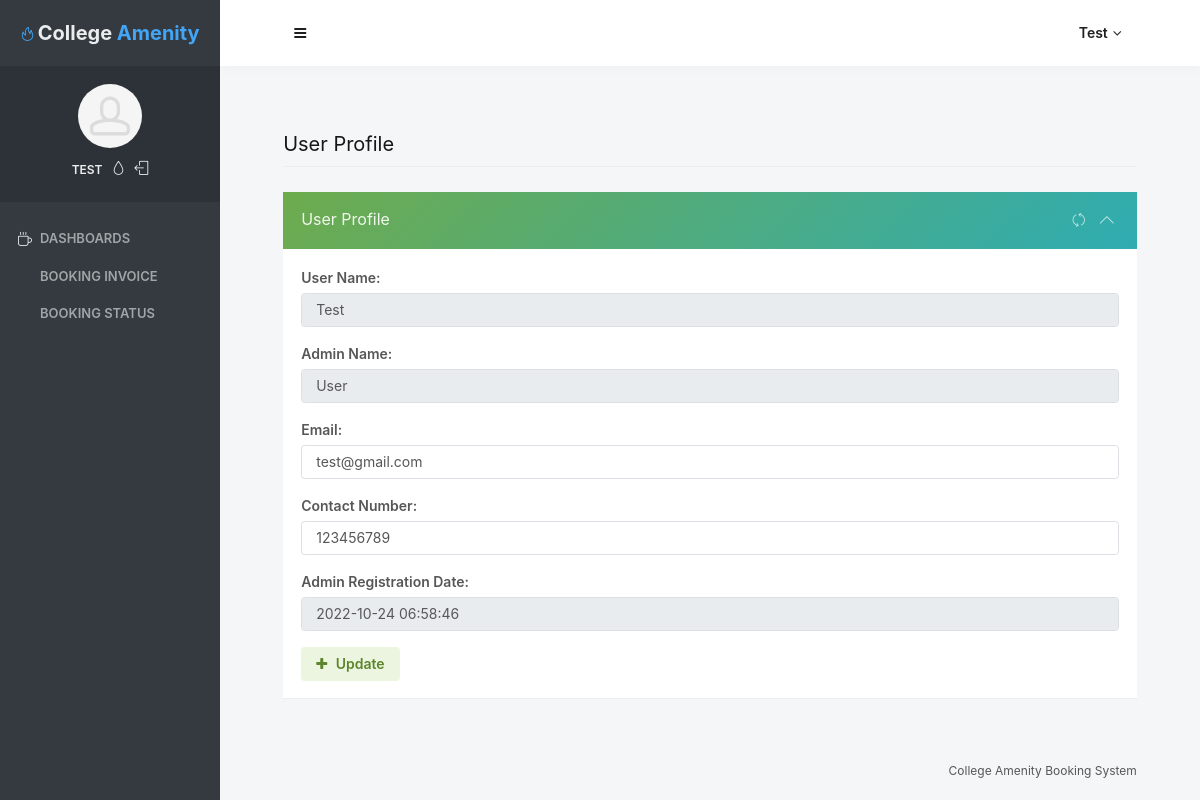
The app's page /user/admin-profile.php (signed in) with its own data.
### tables this page shows
CREATE TABLE IF NOT EXISTS `user` (
  `ID` int(100) NOT NULL AUTO_INCREMENT,
  `AdminName` varchar(120) DEFAULT NULL,
  `UserName` varchar(120) DEFAULT NULL,
  `MobileNumber` bigint(10) DEFAULT NULL,
  `Email` varchar(200) DEFAULT NULL,
  `Password` varchar(120) DEFAULT NULL,
  `UserRegdate` timestamp NULL DEFAULT CURRENT_TIMESTAMP,
  PRIMARY KEY (`ID`)
);

### user/admin-profile.php (the view, shortened to what this page needs)
<?php
include('includes/dbconnection.php');
if (strlen($_SESSION['odmsaid']==0))
{
  header('location:logout.php');
  }
  else
  {
  ?>
<!doctype html>
 <html lang="en" class="no-focus">
    <head>
<link rel="stylesheet" id="css-main" href="assets/css/codebase.min.css">
</head>
    <body>
        <div id="page-container" class="sidebar-o sidebar-inverse side-scroll page-header-fixed main-content-narrow">
             <?php include_once('includes/sidebar.php');?>
          <?php include_once('includes/header.php');?>
            <main id="main-container">
                <div class="content">
                    <h2 class="content-heading">User Profile</h2>
                    <div class="row">
                        <div class="col-md-12">
                            <div class="block block-themed">
                                <div class="block-header bg-gd-emerald">
                                    <h3 class="block-title">User Profile</h3>
                                    <div class="block-options">
                                        <button type="button" class="btn-block-option" data-toggle="block-option" data-action="state_toggle" data-action-mode="demo">
                                            <i class="si si-refresh"></i>
                                        </button>
                                        <button type="button" class="btn-block-option" data-toggle="block-option" data-action="content_toggle"></button>
                                    </div>
                                </div>
                                <div class="block-content">
                                    <?php
$sql="SELECT UserName,AdminName,Email,MobileNumber,UserRegdate from  user where ID=:aid";
$query = $dbh -> prepare($sql);
$query->bindParam(':aid',$aid,PDO::PARAM_STR);
$query->execute();
$results=$query->fetchAll(PDO::FETCH_OBJ);
$cnt=1;
if($query->rowCount() > 0)
{
foreach($results as $row)
{               ?>
                                    <form method="post">
                                        <div class="form-group row">
                                            <label class="col-12" for="register1-username">User Name:</label>
                                            <div class="col-12">
                                                <input type="text" class="form-control" name="username" value="<?php  echo $row->UserName;?>" readonly="true">
                                            </div>
                                        </div>
                                        <div class="form-group row">
                                            <label class="col-12" for="register1-email">Admin Name:</label>
                                            <div class="col-12">
                                                 <input type="text" class="form-control" name="adminname" value="<?php  echo $row->AdminName;?>" readonly="true">
                                            </div>
                                        </div>
                                        <div class="form-group row">
                                            <label class="col-12" for="register1-password">Email:</label>
                                            <div class="col-12">
                                                <input type="email" class="form-control" name="email" value="<?php  echo $row->Email;?>" required='true'>
                                            </div>
                                        </div>
                                         <div class="form-group row">
                                            <label class="col-12" for="register1-password">Contact Number:</label>
                                            <div class="col-12">
                                                 <input type="text" class="form-control" name="mobilenumber" value="<?php  echo $row->MobileNumber;?>" required='true' maxlength='10'>
                                            </div>
                                        </div>
                                         <div class="form-group row">
                                            <label class="col-12" for="register1-password">Admin Registration Date:</label>
                                            <div class="col-12">
                                                 <input type="text" class="form-control" id="email2" name="" value="<?php  echo $row->UserRegdate;?>" readonly="true">
                                            </div>
                                        </div>
                                      <?php $cnt=$cnt+1;}} ?>
                                        <div class="form-group row">
                                            <div class="col-12">
                                                <button type="submit" class="btn btn-alt-success" name="submit">
                                                    <i class="fa fa-plus mr-5"></i> Update
                                                </button>
                                            </div>
                                        </div>
                                    </form>
                                </div>
                            </div>
                        </div>
                       </div>
                </div>
            </main>
          <?php include_once('includes/footer.php');?>
        </div>
    </body>
</html>
<?php }  ?>

### user/includes/sidebar.php (shortened to what this page needs)
     <?php
include('includes/dbconnection.php');
if (strlen($_SESSION['odmsaid']==0)) {
  header('location:logout.php');
  } else{
  ?>
   <nav id="sidebar">
                <div id="sidebar-scroll">
                    <div class="sidebar-content">
                        <div class="content-header content-header-fullrow px-15">
                            <div class="content-header-section text-center align-parent sidebar-mini-hidden">
                                <div class="content-header-item">
                                    <a class="link-effect font-w700" href="dashboard.php">
                                        <i class="si si-fire text-primary"></i>
                                        <span class="font-size-xl text-dual-primary-dark">College </span><span class="font-size-xl text-primary">Amenity </span><br><br>
                                    </a>
                                </div>
                            </div>
                        </div>
                        <div class="content-side content-side-full content-side-user px-10 align-parent">
                            <div class="sidebar-mini-hidden-b text-center">
                                <a class="img-link" href="be_pages_generic_profile.html">
                                    <img class="img-avatar" src="assets/img/avatars/avatar15.jpg" alt="">
                                </a>
                                <ul class="list-inline mt-10">
                                    <?php
$aid=$_SESSION['odmsaid'];
$sql="SELECT UserName from  user where ID=:aid";
$query = $dbh -> prepare($sql);
$query->bindParam(':aid',$aid,PDO::PARAM_STR);
$query->execute();
$results=$query->fetchAll(PDO::FETCH_OBJ);
$cnt=1;
if($query->rowCount() > 0)
{
foreach($results as $row)
{               ?>
                                    <li class="list-inline-item">
                                        <a class="link-effect text-dual-primary-dark font-size-xs font-w600 text-uppercase" href="admin-profile.php"><?php  echo $row->UserName;?></a>
                                    </li><?php $cnt=$cnt+1;}} ?>
                                    <li class="list-inline-item">
                                        <a class="link-effect text-dual-primary-dark" data-toggle="layout" data-action="sidebar_style_inverse_toggle" href="admin-profile.php">
                                            <i class="si si-drop"></i>
                                        </a>
                                    </li>
                                    <li class="list-inline-item">
                                        <a class="link-effect text-dual-primary-dark" href="logout.php">
                                            <i class="si si-logout"></i>
                                        </a>
                                    </li>
                                </ul>
                            </div>
                        </div>
                        <div class="content-side content-side-full">
                            <ul class="nav-main">
                                <li class="open">
                                    <a href="dashboard.php"><i class="si si-cup"></i><span class="sidebar-mini-hide">Dashboards</span></a>
                                </li>
                               <li>
                                            <a href="approved-booking.php">Booking Invoice</a>
                                        </li>
                                        <li>
                                            <a href="booking-search.php">Booking Status</a>
                                        </li>
                                    </ul>
                        </div>
                    </div>
                </div>
            </nav>
           <?php }  ?>

### user/includes/header.php (shortened to what this page needs)
   <?php
include('includes/dbconnection.php');
if (strlen($_SESSION['odmsaid']==0)) {
  header('location:logout.php');
  } else{
  ?>
            <header id="page-header">
                <div class="content-header">
                    <div class="content-header-section">
                        <button type="button" class="btn btn-circle btn-dual-secondary" data-toggle="layout" data-action="sidebar_toggle">
                            <i class="fa fa-navicon"></i>
                        </button>
                    </div>
                    <div class="content-header-section">
                        <div class="btn-group" role="group">
                            <?php
$aid=$_SESSION['odmsaid'];
$sql="SELECT UserName from  user where ID=:aid";
$query = $dbh -> prepare($sql);
$query->bindParam(':aid',$aid,PDO::PARAM_STR);
$query->execute();
$results=$query->fetchAll(PDO::FETCH_OBJ);
$cnt=1;
if($query->rowCount() > 0)
{
foreach($results as $row)
{               ?>
                            <button type="button" class="btn btn-rounded btn-dual-secondary" id="page-header-user-dropdown" data-toggle="dropdown" aria-haspopup="true" aria-expanded="false">
                                <?php  echo $row->UserName;?><i class="fa fa-angle-down ml-5"></i>
                            </button>
                            <?php $cnt=$cnt+1;}} ?>
                        </div>
                    </div>
                </div>
            </header>
            <?php }  ?>

### records on screen
user: UserName "TEST", UserName "Test", username "Test", adminname "User", email "test@gmail.com", mobilenumber "123456789", UserRegdate "2022-10-24 06:58:46"
